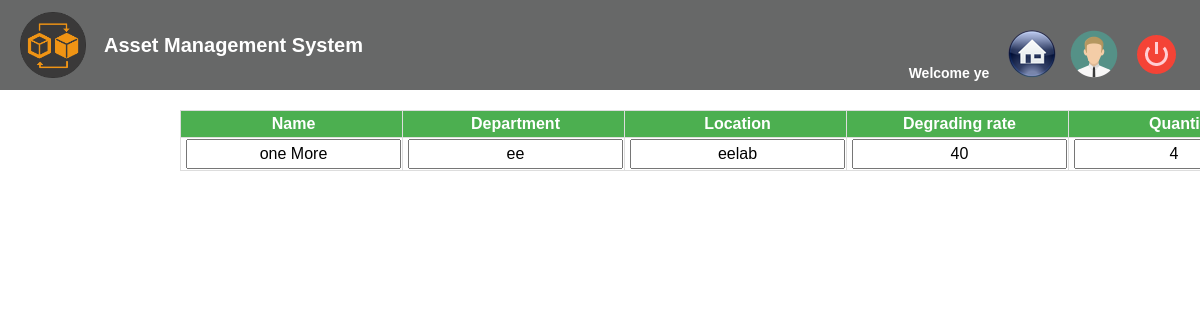
The app's page /apnaasset/update.php?id=11 (signed in) with its own data.
### tables this page shows
CREATE TABLE `users` (
  `id` int(11) NOT NULL,
  `first_name` varchar(32) NOT NULL,
  `last_name` varchar(32) NOT NULL,
  `email` varchar(32) NOT NULL,
  `password` varchar(32) NOT NULL
);

CREATE TABLE `uassets` (
  `id` int(11) NOT NULL,
  `userid` int(11) NOT NULL,
  `department` varchar(32) NOT NULL,
  `name` varchar(32) NOT NULL,
  `location` varchar(32) NOT NULL,
  `perishable` varchar(32) NOT NULL,
  `price` float NOT NULL,
  `quantity` int(11) NOT NULL,
  `degradingrate` int(11) DEFAULT NULL,
  `description` varchar(32) DEFAULT NULL,
  `vendorname` varchar(32) NOT NULL,
  `purchasedate` date NOT NULL
);

### apnaasset/core/init.php (called while the page is built, shortened)
<?php
require 'db/database.php';
require 'functions/user.php';
require 'functions/asset.php';
if(logged_in() === true){
    $session_id = $_SESSION['id'];
    $user_data = user_data($con,$session_id,'id','first_name','last_name','email');
}

### apnaasset/core/functions/user.php (called while the page is built, shortened)
<?php
function user_data($con,$id){
    $id= (int)$id;
    $get_num = func_num_args();
    $get_args =func_get_args();
    if($get_num>1){
        unset($get_args[0],$get_args[1]);
        $fields = '`'. implode('`,`',$get_args). '`';
        $res=mysqli_query($con,"SELECT $fields FROM `users` WHERE `id`= $id");
        $data = mysqli_fetch_assoc($res);
        return $data;
    }
}
?>

### apnaasset/core/functions/asset.php (called while the page is built, shortened)
<?php
function asset_data($con,$id){
        $id= (int)$id;
        $res=mysqli_query($con,"SELECT * FROM `uassets` WHERE `id`= $id");
            $data = mysqli_fetch_assoc($res);
            return $data;
}
?>

### apnaasset/update.php (the view, shortened to what this page needs)
<?php
require 'core/init.php';
?>
<!DOCTYPE html>
<html lang="en">
<head>
    <link rel="stylesheet" href="css/normalize.css">
    <link rel="stylesheet" type="text/css" media="screen" href="css/screen.css">
    <link rel="stylesheet" href="css/home.css" />
</head>
<body>
<div id="page">
    <header>
        <a title="asset" href="home.php">
            <div class="logo">
                <img src="images/logo.png" height="66px" weight="66px" />
                <span id="title">Asset Management System</span>
            </div>
        </a>
        <nav>
            <label for="email">Welcome <?php echo $user_data['first_name']; ?> </label>
            <input type="image" src="images/icons/home.png" title="home" value="Home" style="margin-left:10px;"/>
            <a href="profile.php"><input type="image" src="images/icons/user.png" title="Profile" value="settings " style="margin-left:10px;"/></a>
            <a href="logout.php"><input type="image" src="images/icons/logout.png" title="Logout" value="Sign Out" style="margin-left:10px;"/></a>
        </nav>
    </header>
    <?php $id=$_GET['id'];
    $asset_data=asset_data($con,$id);?>
    <div class="content-center">
            <table border=0>
                <tr>
                    <th>Name</th>
	                <th>Department</th>
	                <th>Location</th>
	                <th>Degrading rate</th>
	                <th>Quantity</th>
	            </tr>
                <form action="" method="post">
                    <td><input style="text-align: center" type="text" value="<?php echo $asset_data['name'];?>" name="name"></td>
                    <td><input style="text-align: center" type="text" value="<?php echo $asset_data['department'];?>" name="department"></td>
                    <td><input style="text-align: center" type="text" value="<?php echo $asset_data['location'];?>" name="location"></td>
                    <td><input style="text-align: center" type="text" value="<?php echo $asset_data['degradingrate'];?>" name="degradingrate"></td>
                    <td><input style="text-align: center" type="number" value="<?php echo $asset_data['quantity'];?>" name="quantity"></td>
                </form>
            </table>
    </div>
</div>
</body>
</html>

### apnaasset/css/screen.css (style rules this page uses)
html, body { font-family: "Trebuchet MS", Arial, Helvetica, sans-serif; background: url(../images/bg.jpg); font-size: 14px; font-weight: 300; color: #555; margin: 0; padding: 0; line-height: 1.5; min-height: 100%; height: 100%; display: block; }
#page { width:100%; margin:0 auto; position: relative; min-height: 100%; overflow: hidden; }
a { color: #007eff; }
header { height: 90px; background-color: rgba(92, 93, 93, 0.93); color: white; }
header .logo { z-index: 1; position: absolute; float: left; width: 500px; height: 66px; top: 12px; left: 20px; }
header .logo img { float: left; }
header #title { margin-left: 18px; margin-top: 18px; color: white; font-weight: bold; font-size: 20px; float: left; }
nav { float: right; top: 0px;left: 0px; padding: 30px 20px 0 0; width: auto; }
header label { font-weight: bold; margin-left: 10px; margin-right: 5px; }

### apnaasset/css/home.css (style rules this page uses)
.content-center { width: 70%; margin: 20px auto; }
table { font-family: "Trebuchet MS", Arial, Helvetica, sans-serif; font-size: 16px; width: 100%; border-collapse: collapse; }
th { background-color: #4CAF50; color: white; }
table, th, td { border: 1px solid #ddd; padding-left: 5px; }

### records on screen
users: first_name "ye"
uassets: name "one More", department "ee", location "eelab", degradingrate "40", quantity "4"
